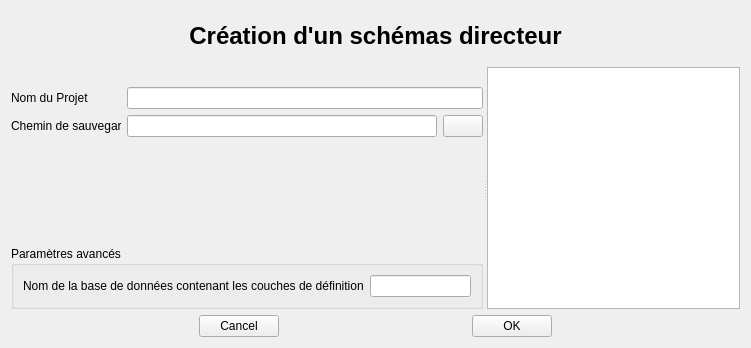
<?xml version="1.0" encoding="UTF-8"?>
<ui version="4.0">
 <class>create_sd_form</class>
 <widget class="QWidget" name="create_sd_form">
  <property name="geometry">
   <rect>
    <x>0</x>
    <y>0</y>
    <width>751</width>
    <height>348</height>
   </rect>
  </property>
  <property name="windowTitle">
   <string>Outils d'aide à la création d'un Schéma Directeur</string>
  </property>
  <layout class="QVBoxLayout" name="verticalLayout_2">
   <item>
    <widget class="QLabel" name="label_3">
     <property name="maximumSize">
      <size>
       <width>16777215</width>
       <height>50</height>
      </size>
     </property>
     <property name="text">
      <string>&lt;html&gt;&lt;head/&gt;&lt;body&gt;&lt;p align=&quot;center&quot;&gt;&lt;span style=&quot; font-size:18pt; font-weight:600;&quot;&gt;Création d'un schémas directeur&lt;/span&gt;&lt;/p&gt;&lt;/body&gt;&lt;/html&gt;</string>
     </property>
    </widget>
   </item>
   <item>
    <widget class="QSplitter" name="splitter">
     <property name="orientation">
      <enum>Qt::Horizontal</enum>
     </property>
     <widget class="QWidget" name="layoutWidget">
      <layout class="QVBoxLayout" name="verticalLayout">
       <item>
        <spacer name="verticalSpacer_2">
         <property name="orientation">
          <enum>Qt::Vertical</enum>
         </property>
         <property name="sizeType">
          <enum>QSizePolicy::Fixed</enum>
         </property>
         <property name="sizeHint" stdset="0">
          <size>
           <width>20</width>
           <height>20</height>
          </size>
         </property>
        </spacer>
       </item>
       <item>
        <layout class="QHBoxLayout" name="horizontalLayout_2">
         <item>
          <widget class="QLabel" name="label_2">
           <property name="minimumSize">
            <size>
             <width>110</width>
             <height>0</height>
            </size>
           </property>
           <property name="maximumSize">
            <size>
             <width>110</width>
             <height>16777215</height>
            </size>
           </property>
           <property name="text">
            <string>Nom du Projet</string>
           </property>
          </widget>
         </item>
         <item>
          <widget class="QLineEdit" name="le_project_name"/>
         </item>
        </layout>
       </item>
       <item>
        <layout class="QHBoxLayout" name="horizontalLayout">
         <item>
          <widget class="QLabel" name="label">
           <property name="minimumSize">
            <size>
             <width>110</width>
             <height>0</height>
            </size>
           </property>
           <property name="maximumSize">
            <size>
             <width>110</width>
             <height>16777215</height>
            </size>
           </property>
           <property name="text">
            <string>Chemin de sauvegarde</string>
           </property>
          </widget>
         </item>
         <item>
          <widget class="QLineEdit" name="le_project_path"/>
         </item>
         <item>
          <widget class="QPushButton" name="pb_project_path">
           <property name="styleSheet">
            <string notr="true">image: url(:/img/img/folder.svg);</string>
           </property>
           <property name="text">
            <string/>
           </property>
          </widget>
         </item>
        </layout>
       </item>
       <item>
        <spacer name="verticalSpacer">
         <property name="orientation">
          <enum>Qt::Vertical</enum>
         </property>
         <property name="sizeHint" stdset="0">
          <size>
           <width>20</width>
           <height>40</height>
          </size>
         </property>
        </spacer>
       </item>
       <item>
        <widget class="QgsCollapsibleGroupBox" name="mGroupBox">
         <property name="title">
          <string>Paramètres avancés</string>
         </property>
         <property name="collapsed">
          <bool>true</bool>
         </property>
         <layout class="QFormLayout" name="formLayout">
          <item row="1" column="1">
           <widget class="QLineEdit" name="le_db_name"/>
          </item>
          <item row="1" column="0">
           <widget class="QLabel" name="label_4">
            <property name="text">
             <string>Nom de la base de données contenant les couches de définition</string>
            </property>
           </widget>
          </item>
         </layout>
        </widget>
       </item>
      </layout>
     </widget>
     <widget class="QTextBrowser" name="textBrowser"/>
    </widget>
   </item>
   <item>
    <layout class="QHBoxLayout" name="horizontalLayout_3">
     <item>
      <spacer name="horizontalSpacer">
       <property name="orientation">
        <enum>Qt::Horizontal</enum>
       </property>
       <property name="sizeHint" stdset="0">
        <size>
         <width>40</width>
         <height>20</height>
        </size>
       </property>
      </spacer>
     </item>
     <item>
      <widget class="QPushButton" name="pb_cancel">
       <property name="text">
        <string>Cancel</string>
       </property>
      </widget>
     </item>
     <item>
      <spacer name="horizontalSpacer_2">
       <property name="orientation">
        <enum>Qt::Horizontal</enum>
       </property>
       <property name="sizeHint" stdset="0">
        <size>
         <width>40</width>
         <height>20</height>
        </size>
       </property>
      </spacer>
     </item>
     <item>
      <widget class="QPushButton" name="pb_ok">
       <property name="text">
        <string>OK</string>
       </property>
      </widget>
     </item>
     <item>
      <spacer name="horizontalSpacer_3">
       <property name="orientation">
        <enum>Qt::Horizontal</enum>
       </property>
       <property name="sizeHint" stdset="0">
        <size>
         <width>40</width>
         <height>20</height>
        </size>
       </property>
      </spacer>
     </item>
    </layout>
   </item>
  </layout>
 </widget>
 <customwidgets>
  <customwidget>
   <class>QgsCollapsibleGroupBox</class>
   <extends>QGroupBox</extends>
   <header>qgscollapsiblegroupbox.h</header>
   <container>1</container>
  </customwidget>
 </customwidgets>
 <resources>
  <include location="ressources.qrc"/>
 </resources>
 <connections/>
</ui>
